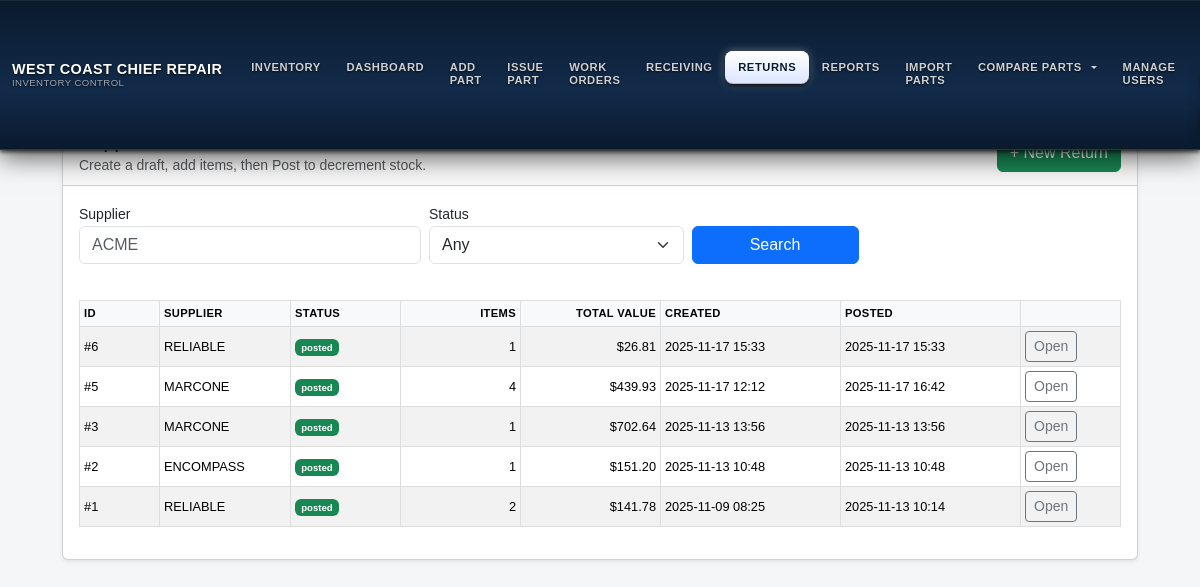
Page /supplier_returns/ (signed in) on the committed database.
### models.py (models this page shows, shortened)
class SupplierReturnBatch(db.Model):
    __tablename__ = "supplier_return_batch"
    __table_args__ = {"extend_existing": True}
    id = db.Column(db.Integer, primary_key=True)
    supplier_name = db.Column(db.String(200), index=True)
    reference_receiving_id = db.Column(db.Integer)  # опционально, без FK, просто справочно
    status = db.Column(db.String(20), nullable=False, default="draft")  # draft|posted
    created_at = db.Column(db.DateTime, nullable=False, default=datetime.utcnow)
    created_by = db.Column(db.String(120))
    posted_at = db.Column(db.DateTime)
    posted_by = db.Column(db.String(120))
    total_items = db.Column(db.Integer, nullable=False, default=0)
    total_value = db.Column(db.Float,   nullable=False, default=0.0)
    items = db.relationship(
        "SupplierReturnItem",
        back_populates="batch",
        cascade="all, delete-orphan",
        lazy="selectin",
    )

### supplier_returns/routes.py (the view)
@supplier_returns_bp.route("/", methods=["GET"])
@login_required
def list_returns():
    if not _require_admin():
        flash("Access denied", "danger")
        return redirect(url_for("inventory.dashboard"))
    q = SupplierReturnBatch.query
    supplier = (request.args.get("supplier") or "").strip()
    status   = (request.args.get("status") or "").strip()
    if supplier:
        q = q.filter(SupplierReturnBatch.supplier_name.ilike(f"%{supplier}%"))
    if status in ("draft", "posted"):
        q = q.filter(SupplierReturnBatch.status == status)
    rows = q.order_by(SupplierReturnBatch.id.desc()).all()
    return render_template("supplier_returns/list.html", rows=rows, supplier=supplier, status=status)

### app.py (called while the page is built)
def _to_local(dt: datetime, fmt: str):
    if not dt:
        return "—"
    tzname = app.config.get("DISPLAY_TZ", "America/Los_Angeles")
    try:
        dt_utc = dt.replace(tzinfo=ZoneInfo("UTC"))
        dt_local = dt_utc.astimezone(ZoneInfo(tzname))
        return dt_local.strftime(fmt)
    except Exception:
        return dt.strftime(fmt)

@app.template_filter("local_dt")
def jinja_local_dt(dt: datetime, fmt: str = "%Y-%m-%d %H:%M"):
    return _to_local(dt, fmt)

@app.before_request
def restrict_role_routes():
    try:
        if not getattr(current_user, "is_authenticated", False):
            return  # гость — пусть дойдёт до /login
        ep = (request.endpoint or "").strip()
        role = (getattr(current_user, "role", "") or "").strip().lower()
        if role == "technician":
            if ep in ALLOWED_TECH_ENDPOINTS or ep.endswith(".health") or ep.endswith(".ping"):
                return
            return redirect(url_for("inventory.wo_list"))
        if role == "viewer":
            if ep in ALLOWED_VIEWER_ENDPOINTS or ep.endswith(".health") or ep.endswith(".ping"):
                return
            return redirect(url_for("inventory.wo_list"))
        return
    except Exception:
        try:
            return redirect(url_for("inventory.wo_list"))
        except Exception:
            return

### auth/routes.py (called while the page is built)
@login_manager.user_loader
def load_user(user_id):
    return User.query.get(int(user_id))

### supplier_returns/routes.py (called while the page is built)
def _require_admin():
    role = (getattr(current_user, "role", "") or "").lower()
    return role in ("superadmin", "admin")

### templates/supplier_returns/list.html (shortened to what this page needs)
{% extends "base.html" %}
{% block content %}
<div class="container" style="max-width: 1100px;">
  <div class="card shadow-sm mt-4">
    <div class="card-header d-flex justify-content-between align-items-center">
      <div>
        <h5 class="mb-0">Supplier Returns</h5>
        <small class="text-muted">Create a draft, add items, then Post to decrement stock.</small>
      </div>
      <a href="{{ url_for('supplier_returns.new_return') }}" class="btn btn-success">+ New Return</a>
    </div>
    <div class="card-body">
      <form class="row g-2 mb-3" method="get" action="{{ url_for('supplier_returns.list_returns') }}">
        <div class="col-md-4">
          <label class="form-label mb-0"><small>Supplier</small></label>
          <input class="form-control" name="supplier" value="{{ supplier or '' }}" placeholder="ACME">
        </div>
        <div class="col-md-3">
          <label class="form-label mb-0"><small>Status</small></label>
          <select class="form-select" name="status">
            <option value="">Any</option>
          </select>
        </div>
        <div class="col-md-2 align-self-end">
          <button class="btn btn-primary w-100">Search</button>
        </div>
      </form>
      <div class="table-responsive">
        <table class="table table-sm table-striped align-middle">
          <thead class="table-light">
            <tr>
              <th style="width:80px;">ID</th>
              <th>Supplier</th>
              <th style="width:110px;">Status</th>
              <th style="width:120px;" class="text-end">Items</th>
              <th style="width:140px;" class="text-end">Total Value</th>
              <th style="width:180px;">Created</th>
              <th style="width:180px;">Posted</th>
              <th style="width:100px;"></th>
            </tr>
          </thead>
          <tbody>
            {% for r in rows %}
              <tr>
                <td>#{{ r.id }}</td>
                <td>{{ r.supplier_name or '—' }}</td>
                <td>
                  {% if r.status == 'posted' %}
                    <span class="badge bg-success">posted</span>
                  {% else %}
                    <span class="badge bg-secondary">draft</span>
                  {% endif %}
                </td>
                <td class="text-end">{{ r.total_items or 0 }}</td>
                <td class="text-end">${{ '%.2f'|format(r.total_value or 0) }}</td>
                <td>{{ r.created_at|local_dt }}</td>
                <td>{{ r.posted_at|local_dt }}</td>
                <td>
                  <a class="btn btn-sm btn-outline-secondary"
                     href="{{ url_for('supplier_returns.edit_return', batch_id=r.id) }}">Open</a>
                </td>
              </tr>
            {% else %}
              <tr><td colspan="8" class="text-center text-muted py-4">No supplier returns yet.</td></tr>
            {% endfor %}
          </tbody>
        </table>
      </div>
    </div>
  </div>
</div>
{% endblock %}

### static/style.css (style rules this page uses)
body { font-family: Arial, sans-serif; background-color:#f6f6f6; padding:20px; margin:0; }
table { width:100%; border-collapse:collapse; margin-top:20px; }
table th, table td { padding:10px; border:1px solid #ddd; text-align:left; }
form input:not([type="checkbox"]):not([type="radio"]):not(.form-check-input), form select, form textarea { width: 100%; box-sizing: border-box; }

### templates/base.html (style rules this page uses)
body { background-color:#f5f6f8; }
table { font-size:.8rem; }
th { font-weight:600; text-transform:uppercase; letter-spacing:.03em; font-size:.7rem; }

### rows in the picture
SupplierReturnBatch: id "6", supplier_name "RELIABLE", status "posted", total_items "1", total_value "26.81", created_at|local_dt "2025-11-17 15:33", posted_at|local_dt "2025-11-17 15:33"
SupplierReturnBatch: id "5", supplier_name "MARCONE", status "posted", total_items "4", total_value "439.93", created_at|local_dt "2025-11-17 12:12", posted_at|local_dt "2025-11-17 16:42"
SupplierReturnBatch: id "3", supplier_name "MARCONE", status "posted", total_items "1", total_value "702.64", created_at|local_dt "2025-11-13 13:56", posted_at|local_dt "2025-11-13 13:56"
SupplierReturnBatch: id "2", supplier_name "ENCOMPASS", status "posted", total_items "1", total_value "151.20", created_at|local_dt "2025-11-13 10:48", posted_at|local_dt "2025-11-13 10:48"
SupplierReturnBatch: id "1", supplier_name "RELIABLE", status "posted", total_items "2", total_value "141.78", created_at|local_dt "2025-11-09 08:25", posted_at|local_dt "2025-11-13 10:14"
